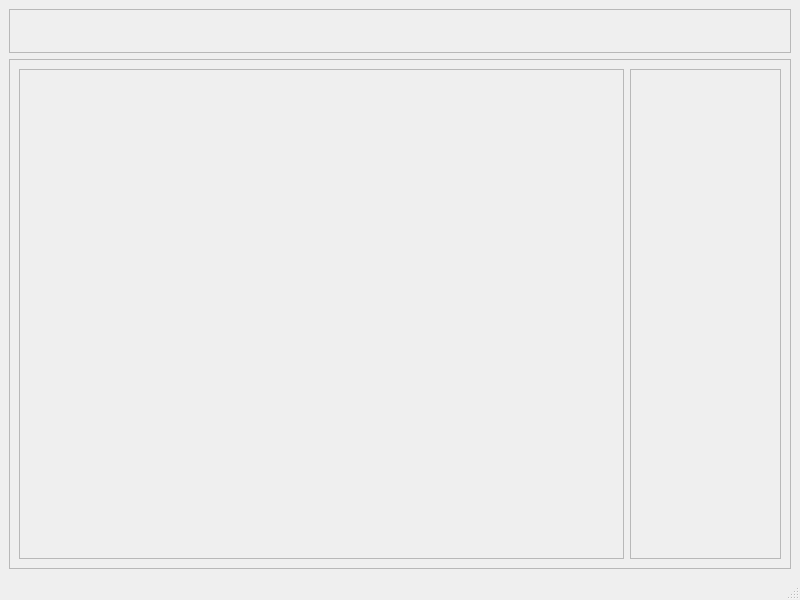
<?xml version="1.0" encoding="UTF-8"?>
<ui version="4.0">
 <class>MainWindow</class>
 <widget class="QMainWindow" name="MainWindow">
  <property name="geometry">
   <rect>
    <x>0</x>
    <y>0</y>
    <width>800</width>
    <height>600</height>
   </rect>
  </property>
  <property name="windowTitle">
   <string>MainWindow</string>
  </property>
  <widget class="QWidget" name="centralwidget">
   <layout class="QVBoxLayout" name="verticalLayout">
    <item>
     <widget class="QFrame" name="QFrame_Header_1L">
      <property name="sizePolicy">
       <sizepolicy hsizetype="Preferred" vsizetype="Preferred">
        <horstretch>100</horstretch>
        <verstretch>8</verstretch>
       </sizepolicy>
      </property>
      <property name="styleSheet">
       <string notr="true">QFrame#header_frame {
    background-color: lightgray;
}</string>
      </property>
      <property name="frameShape">
       <enum>QFrame::StyledPanel</enum>
      </property>
      <property name="frameShadow">
       <enum>QFrame::Raised</enum>
      </property>
     </widget>
    </item>
    <item>
     <widget class="QFrame" name="QFrame_Bottom_1L">
      <property name="sizePolicy">
       <sizepolicy hsizetype="Preferred" vsizetype="Preferred">
        <horstretch>100</horstretch>
        <verstretch>92</verstretch>
       </sizepolicy>
      </property>
      <property name="frameShape">
       <enum>QFrame::StyledPanel</enum>
      </property>
      <property name="frameShadow">
       <enum>QFrame::Raised</enum>
      </property>
      <layout class="QHBoxLayout" name="horizontalLayout">
       <item>
        <widget class="QFrame" name="QFrame_Left_2L">
         <property name="sizePolicy">
          <sizepolicy hsizetype="Preferred" vsizetype="Preferred">
           <horstretch>80</horstretch>
           <verstretch>16</verstretch>
          </sizepolicy>
         </property>
         <property name="frameShape">
          <enum>QFrame::StyledPanel</enum>
         </property>
         <property name="frameShadow">
          <enum>QFrame::Raised</enum>
         </property>
        </widget>
       </item>
       <item>
        <widget class="QFrame" name="QFrame_Right_2L">
         <property name="sizePolicy">
          <sizepolicy hsizetype="Preferred" vsizetype="Preferred">
           <horstretch>20</horstretch>
           <verstretch>0</verstretch>
          </sizepolicy>
         </property>
         <property name="frameShape">
          <enum>QFrame::StyledPanel</enum>
         </property>
         <property name="frameShadow">
          <enum>QFrame::Raised</enum>
         </property>
        </widget>
       </item>
      </layout>
     </widget>
    </item>
   </layout>
  </widget>
  <widget class="QMenuBar" name="menubar">
   <property name="geometry">
    <rect>
     <x>0</x>
     <y>0</y>
     <width>800</width>
     <height>22</height>
    </rect>
   </property>
  </widget>
  <widget class="QStatusBar" name="statusbar"/>
 </widget>
 <resources/>
 <connections/>
</ui>
